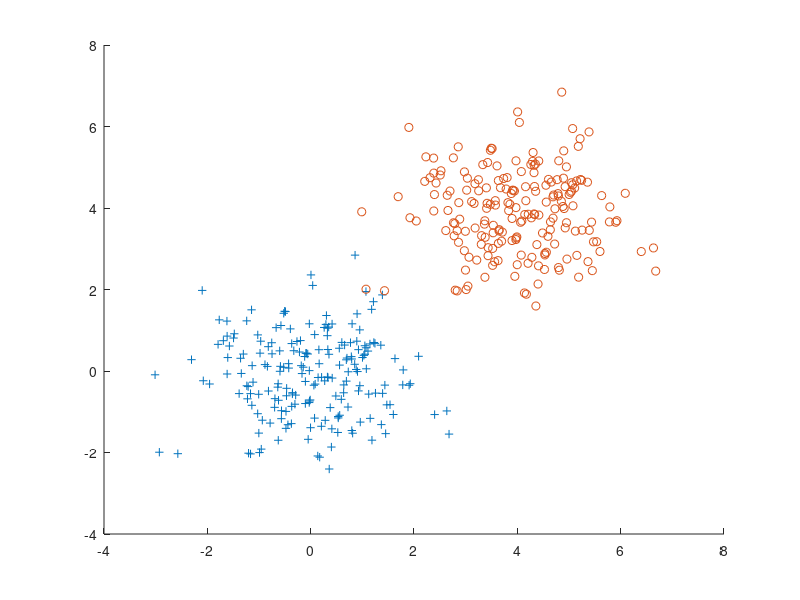

The MATLAB script that drew this image: (Note: this script raises an error after producing the figure.)
% Q2

a = randn(200, 2);
b = a + 4;
c = a;

c(:, 1) = 3 * c(:, 1);
c = c - 4;

d = [a; b];
e = [a; b; c];

% hold on;
% plot(a(:, 1), a(:, 2), '+');
% plot(b(:, 1), b(:, 2), 'o');
% plot(c(:, 1), c(:, 2), '*');

% Use the first dataset
data = d;

figure;
hold on;
% ksdensity(data, 'PlotFcn', 'contour');
plot(a(:, 1), a(:, 2), '+');
plot(b(:, 1), b(:, 2), 'o');

% Calculate the grid
[f, xi] = ksdensity(data);
x = linspace(min(xi(:, 1)),max(xi(:, 1)));
y = linspace(min(xi(:, 2)),max(xi(:, 2)));
[xq,yq] = meshgrid(x,y);
z = griddata(xi(:, 1),xi(:, 2),f,xq,yq);

% We now have x, y, z that can be used to get the gradient at any point

contour(x, y, z);



copy = data;

hold off;

shift([1, 1], d);

function [x, y] = shift(point, original_points)
    % The X shift
    s_x = 0.0;
    % The Y shift
    s_y = 0.0;
    % The scale factor
    sf = 0.0;

    s = size(original_points);

    for i = 1:s(1)
        for j = 1:s(2)
            p = original_points(i, j);
            dist = norm(p - point)
        end
    end

end
